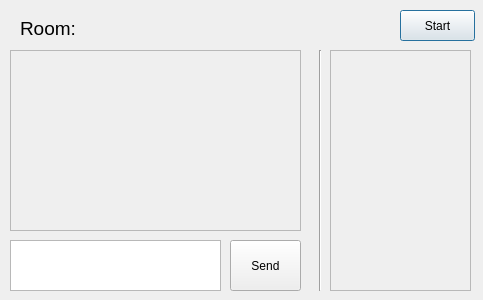
<?xml version="1.0" encoding="UTF-8"?>
<ui version="4.0">
 <class>Dialog</class>
 <widget class="QDialog" name="Dialog">
  <property name="geometry">
   <rect>
    <x>0</x>
    <y>0</y>
    <width>483</width>
    <height>300</height>
   </rect>
  </property>
  <property name="minimumSize">
   <size>
    <width>482</width>
    <height>300</height>
   </size>
  </property>
  <property name="windowTitle">
   <string>Wombo</string>
  </property>
  <widget class="QPushButton" name="btn_mute">
   <property name="geometry">
    <rect>
     <x>400</x>
     <y>10</y>
     <width>75</width>
     <height>31</height>
    </rect>
   </property>
   <property name="cursor">
    <cursorShape>PointingHandCursor</cursorShape>
   </property>
   <property name="text">
    <string>Start</string>
   </property>
  </widget>
  <widget class="QPushButton" name="btn_send_msg">
   <property name="geometry">
    <rect>
     <x>230</x>
     <y>240</y>
     <width>71</width>
     <height>51</height>
    </rect>
   </property>
   <property name="cursor">
    <cursorShape>PointingHandCursor</cursorShape>
   </property>
   <property name="mouseTracking">
    <bool>false</bool>
   </property>
   <property name="text">
    <string>Send</string>
   </property>
  </widget>
  <widget class="QTextEdit" name="textEdit">
   <property name="geometry">
    <rect>
     <x>10</x>
     <y>240</y>
     <width>211</width>
     <height>51</height>
    </rect>
   </property>
  </widget>
  <widget class="QLabel" name="label">
   <property name="geometry">
    <rect>
     <x>20</x>
     <y>20</y>
     <width>61</width>
     <height>16</height>
    </rect>
   </property>
   <property name="font">
    <font>
     <pointsize>14</pointsize>
    </font>
   </property>
   <property name="text">
    <string>Room:</string>
   </property>
  </widget>
  <widget class="QLabel" name="label_room">
   <property name="geometry">
    <rect>
     <x>80</x>
     <y>20</y>
     <width>60</width>
     <height>16</height>
    </rect>
   </property>
   <property name="font">
    <font>
     <pointsize>14</pointsize>
    </font>
   </property>
   <property name="text">
    <string/>
   </property>
  </widget>
  <widget class="Line" name="line">
   <property name="geometry">
    <rect>
     <x>310</x>
     <y>50</y>
     <width>20</width>
     <height>241</height>
    </rect>
   </property>
   <property name="orientation">
    <enum>Qt::Orientation::Vertical</enum>
   </property>
  </widget>
  <widget class="QScrollArea" name="chat">
   <property name="geometry">
    <rect>
     <x>10</x>
     <y>50</y>
     <width>291</width>
     <height>181</height>
    </rect>
   </property>
   <property name="widgetResizable">
    <bool>true</bool>
   </property>
   <widget class="QWidget" name="scrollAreaWidgetContents">
    <property name="geometry">
     <rect>
      <x>0</x>
      <y>0</y>
      <width>289</width>
      <height>179</height>
     </rect>
    </property>
   </widget>
  </widget>
  <widget class="QScrollArea" name="scroll_area_connect">
   <property name="geometry">
    <rect>
     <x>330</x>
     <y>50</y>
     <width>141</width>
     <height>241</height>
    </rect>
   </property>
   <property name="widgetResizable">
    <bool>true</bool>
   </property>
   <widget class="QWidget" name="scrollAreaWidgetContents_2">
    <property name="geometry">
     <rect>
      <x>0</x>
      <y>0</y>
      <width>139</width>
      <height>239</height>
     </rect>
    </property>
   </widget>
  </widget>
 </widget>
 <resources/>
 <connections/>
</ui>
